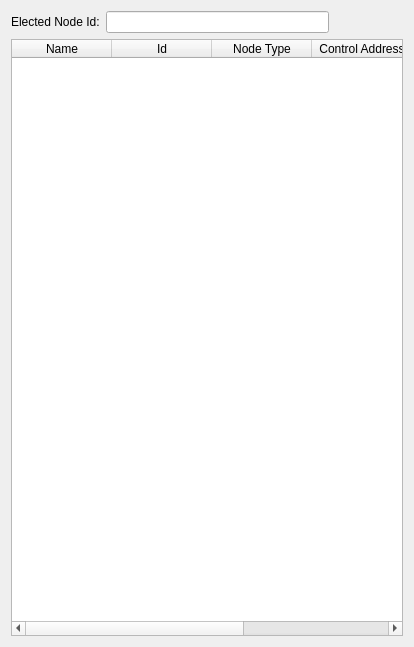
<?xml version="1.0" encoding="UTF-8"?>
<ui version="4.0">
 <class>SystemPicture</class>
 <widget class="QWidget" name="SystemPicture">
  <property name="geometry">
   <rect>
    <x>0</x>
    <y>0</y>
    <width>414</width>
    <height>647</height>
   </rect>
  </property>
  <property name="windowTitle">
   <string>Dob System Picture</string>
  </property>
  <layout class="QVBoxLayout" name="verticalLayout">
   <item>
    <layout class="QHBoxLayout" name="horizontalLayout" stretch="0,3,1">
     <item>
      <widget class="QLabel" name="label_3">
       <property name="text">
        <string>Elected Node Id:</string>
       </property>
      </widget>
     </item>
     <item>
      <widget class="QLineEdit" name="electedId">
       <property name="maxLength">
        <number>20</number>
       </property>
       <property name="readOnly">
        <bool>true</bool>
       </property>
      </widget>
     </item>
     <item>
      <spacer name="horizontalSpacer">
       <property name="orientation">
        <enum>Qt::Horizontal</enum>
       </property>
      </spacer>
     </item>
    </layout>
   </item>
   <item>
    <widget class="QTableWidget" name="systemTable">
     <property name="editTriggers">
      <set>QAbstractItemView::NoEditTriggers</set>
     </property>
     <property name="selectionMode">
      <enum>QAbstractItemView::SingleSelection</enum>
     </property>
     <property name="selectionBehavior">
      <enum>QAbstractItemView::SelectRows</enum>
     </property>
     <property name="sortingEnabled">
      <bool>true</bool>
     </property>
     <property name="wordWrap">
      <bool>false</bool>
     </property>
     <attribute name="verticalHeaderVisible">
      <bool>false</bool>
     </attribute>
     <column>
      <property name="text">
       <string>Name</string>
      </property>
      <property name="toolTip">
       <string>Name of node</string>
      </property>
     </column>
     <column>
      <property name="text">
       <string>Id</string>
      </property>
      <property name="toolTip">
       <string>Identity of node</string>
      </property>
     </column>
     <column>
      <property name="text">
       <string>Node Type</string>
      </property>
     </column>
     <column>
      <property name="text">
       <string>Control Address</string>
      </property>
      <property name="toolTip">
       <string>Address of node</string>
      </property>
     </column>
     <column>
      <property name="text">
       <string>Data Address</string>
      </property>
      <property name="toolTip">
       <string>Is this node multicast enabled.</string>
      </property>
     </column>
    </widget>
   </item>
  </layout>
 </widget>
 <resources/>
 <connections/>
</ui>
